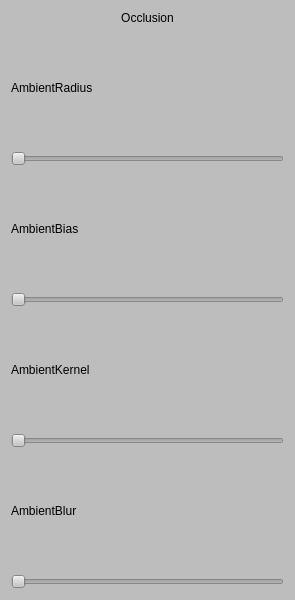
<?xml version="1.0" encoding="UTF-8"?>
<ui version="4.0">
 <class>Occlusion</class>
 <widget class="QWidget" name="Occlusion">
  <property name="geometry">
   <rect>
    <x>0</x>
    <y>0</y>
    <width>295</width>
    <height>600</height>
   </rect>
  </property>
  <property name="windowTitle">
   <string>Occlusion</string>
  </property>
  <property name="styleSheet">
   <string notr="true">background-color:rgb(189,189, 189);</string>
  </property>
  <layout class="QGridLayout" name="gridLayout">
   <item row="0" column="0">
    <layout class="QVBoxLayout" name="verticalLayout_6" stretch="0,1">
     <item>
      <widget class="QLabel" name="label">
       <property name="layoutDirection">
        <enum>Qt::LeftToRight</enum>
       </property>
       <property name="styleSheet">
        <string notr="true"/>
       </property>
       <property name="text">
        <string>Occlusion</string>
       </property>
       <property name="alignment">
        <set>Qt::AlignCenter</set>
       </property>
      </widget>
     </item>
     <item>
      <layout class="QVBoxLayout" name="verticalLayout_5">
       <item>
        <layout class="QVBoxLayout" name="verticalLayout">
         <item>
          <widget class="QLabel" name="AmbientRadiusLabel">
           <property name="text">
            <string>AmbientRadius</string>
           </property>
          </widget>
         </item>
         <item>
          <widget class="QSlider" name="AmbientRadiusSlider">
           <property name="orientation">
            <enum>Qt::Horizontal</enum>
           </property>
          </widget>
         </item>
        </layout>
       </item>
       <item>
        <layout class="QVBoxLayout" name="verticalLayout_2">
         <item>
          <widget class="QLabel" name="AmbientBias">
           <property name="text">
            <string>AmbientBias</string>
           </property>
          </widget>
         </item>
         <item>
          <widget class="QSlider" name="AmbientBiasSlider">
           <property name="orientation">
            <enum>Qt::Horizontal</enum>
           </property>
          </widget>
         </item>
        </layout>
       </item>
       <item>
        <layout class="QVBoxLayout" name="verticalLayout_3">
         <item>
          <widget class="QLabel" name="AmbientLernelLabel">
           <property name="text">
            <string>AmbientKernel</string>
           </property>
          </widget>
         </item>
         <item>
          <widget class="QSlider" name="AmbientLernelSlider">
           <property name="orientation">
            <enum>Qt::Horizontal</enum>
           </property>
          </widget>
         </item>
        </layout>
       </item>
       <item>
        <layout class="QVBoxLayout" name="verticalLayout_4">
         <item>
          <widget class="QLabel" name="AmbientBlur">
           <property name="text">
            <string>AmbientBlur</string>
           </property>
          </widget>
         </item>
         <item>
          <widget class="QSlider" name="AmbientBlurSlider">
           <property name="orientation">
            <enum>Qt::Horizontal</enum>
           </property>
          </widget>
         </item>
        </layout>
       </item>
      </layout>
     </item>
    </layout>
   </item>
  </layout>
 </widget>
 <resources/>
 <connections/>
</ui>
